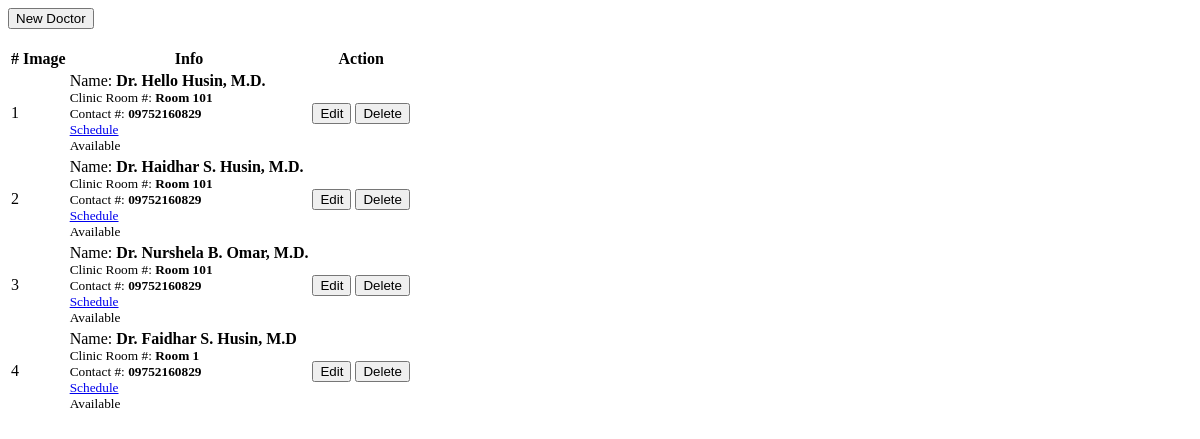
The app's page /Admin/doctors.php, older data.
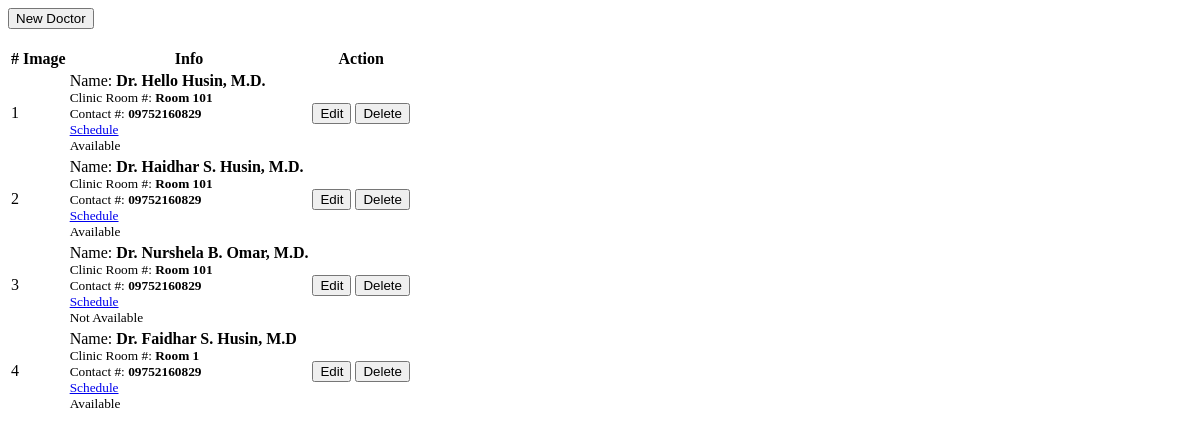
The same page, newer data.
### tables this page shows
CREATE TABLE `doctors_list` (
  `id` int(30) NOT NULL AUTO_INCREMENT,
  `name` text NOT NULL,
  `name_pref` varchar(100) NOT NULL,
  `clinic_roomno` text NOT NULL,
  `contact` text NOT NULL,
  `specialty_ids` text NOT NULL,
  `img_path` text NOT NULL,
  `status` int(25) NOT NULL,
  `date_created` datetime NOT NULL DEFAULT CURRENT_TIMESTAMP,
  PRIMARY KEY (`id`)
);

### Admin/doctors.php (the view, shortened to what this page needs)
<?php include('db_connect.php');
if($_SESSION['login_type'] != 2){?>
<div class="container-fluid">
	<div class="col-lg-12">
		<div class="row">
		<div class="col-lg-12">
			<button class="btn btn-primary float-right btn-sm" id="new_doctor"><i class="fa fa-plus"></i> New Doctor</button>
		</div>
		</div><br>
		<div class="row">
			<div class="col-md-12">
				<div class="card">
					<div class="card-body">
						<table class="table table-bordered table-hover">
							<thead>
								<tr>
									<th class="text-center">#</th>
									<th class="text-center">Image</th>
									<th class="text-center">Info</th>
									<th class="text-center">Action</th>
								</tr>
							</thead>
							<tbody>
								<?php
								$i = 1;
								$cats = $conn->query("SELECT
															doctors_list.id,
															doctors_list.name,
															doctors_list.name_pref,
															doctors_list.clinic_roomno,
															doctors_list.contact as d_contact,
															doctors_list.specialty_ids,
															doctors_list.img_path,
															doctors_list.status,
															users.doctor_id,
															users.username,
															users.password
														 FROM doctors_list, users WHERE doctors_list.id = users.doctor_id ");
								while($row=$cats->fetch_assoc()):
								?>
								<tr>
									<td class="text-center"><?php echo $i++ ?></td>
									<td class="text-center">
									</td>
									<td class="">
										 <p>Name: <b><?php echo "Dr. ".$row['name'].', '.$row['name_pref'] ?></b></p>
										 <p><small>Clinic Room #: <b><?php echo $row['clinic_roomno'] ?></b></small></p>
										 <p><small>Contact #: <b><?php echo $row['d_contact'] ?></b></small></p>
										 <p><small><a href="javascript:void(0)" class="view_schedule" data-id="<?php echo $row['id'] ?>" data-name="<?php echo "Dr. ".$row['name'].', '.$row['name_pref'] ?>"><i class='fa fa-calendar'></i> Schedule</a></b></small></p>
										 <p><small><i class='fa fa-address-card'></i>
										 <?php if($row['status'] == 0): ?>
											<span class="badge badge-success">Available</span>
										 <?php elseif($row['status'] == 1): ?>
										 <span class="badge badge-danger">Not Available</span>
										 <?php endif; ?>
										 </b></small></p>
									</td>
									<td class="text-center">
										<a class="edit_doctor" href="javascript:void(0)" data-id = '<?php echo $row['id'] ?>'><button class="btn btn-sm btn-primary" type="button">Edit</button></a>
										<button class="btn btn-sm btn-danger delete_doctor" type="button" data-id="<?php echo $row['id'] ?>">Delete</button>
									</td>
								</tr>
								<?php endwhile; ?>
							</tbody>
						</table>
					</div>
				</div>
			</div>
		</div>
	</div>
</div>
<?php } ?>

### Admin/doctors.php (style rules this page uses)
td { vertical-align: middle !important; }
td p { margin: unset }

Row changes from the older to the newer data that the page shows:
changed doctors_list "Nurshela B. Omar": status "Available" → "Not Available"
